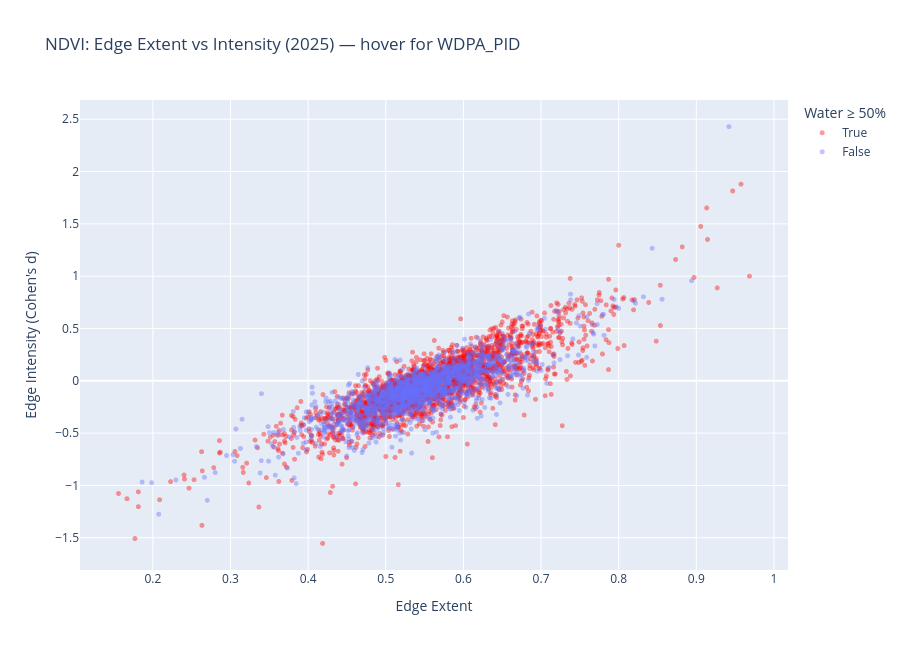

Notebook source saved alongside this figure:
### Markdown cell above
### Extras

### Code cell
# Interactive version of the correlation plot — hover to see WDPA_PID
import plotly.express as px

clean = df_filtered[np.isfinite(df_filtered['edge_extent']) & np.isfinite(df_filtered['edge_intensity'])].copy()
clean['high_water'] = clean['water_extent_pct'] >= 0.5

fig = px.scatter(
    clean,
    x='edge_extent',
    y='edge_intensity',
    color='high_water',
    color_discrete_map={True: 'red', False: '#636EFA'},
    hover_data=['WDPA_PID', 'BIOME_NAME', 'water_extent_pct'],
    opacity=0.4,
    title=f'{IDX.upper()}: Edge Extent vs Intensity (2025) — hover for WDPA_PID',
    labels={'edge_extent': 'Edge Extent', 'edge_intensity': "Edge Intensity (Cohen's d)", 'high_water': 'Water ≥ 50%'},
)
fig.update_traces(marker=dict(size=5))
fig.update_layout(width=900, height=650)
fig.show()

### Figure 1 — Plotly figure (JSON) as saved in the notebook; plotly's stock layout.template omitted (floating-point values rounded to 4 significant figures; data arrays with more than 128 entries replaced by an {"elided": "..."} marker saying what was removed)
{"data": [{"customdata": {"elided": "2397x3 mixed values"}, "hovertemplate": "Water ≥ 50%=True<br>Edge Extent=%{x}<br>Edge Intensity (Cohen's d)=%{y}<br>WDPA_PID=%{customdata[0]}<br>BIOME_NAME=%{customdata[1]}<br>water_extent_pct=%{customdata[2]}<extra></extra>", "legendgroup": "True", "marker": {"color": "red", "opacity": 0.4, "size": 5, "symbol": "circle"}, "mode": "markers", "name": "True", "showlegend": true, "type": "scattergl", "x": {"elided": "2397 float values"}, "xaxis": "x", "y": {"elided": "2397 float values"}, "yaxis": "y"}, {"customdata": {"elided": "1648x3 mixed values"}, "hovertemplate": "Water ≥ 50%=False<br>Edge Extent=%{x}<br>Edge Intensity (Cohen's d)=%{y}<br>WDPA_PID=%{customdata[0]}<br>BIOME_NAME=%{customdata[1]}<br>water_extent_pct=%{customdata[2]}<extra></extra>", "legendgroup": "False", "marker": {"color": "#636EFA", "opacity": 0.4, "size": 5, "symbol": "circle"}, "mode": "markers", "name": "False", "showlegend": true, "type": "scattergl", "x": {"elided": "1648 float values"}, "xaxis": "x", "y": {"elided": "1648 float values"}, "yaxis": "y"}], "layout": {"height": 650, "legend": {"title": {"text": "Water ≥ 50%"}, "tracegroupgap": 0}, "title": {"text": "NDVI: Edge Extent vs Intensity (2025) — hover for WDPA_PID"}, "width": 900, "xaxis": {"anchor": "y", "domain": [0, 1], "title": {"text": "Edge Extent"}}, "yaxis": {"anchor": "x", "domain": [0, 1], "title": {"text": "Edge Intensity (Cohen's d)"}}}}
